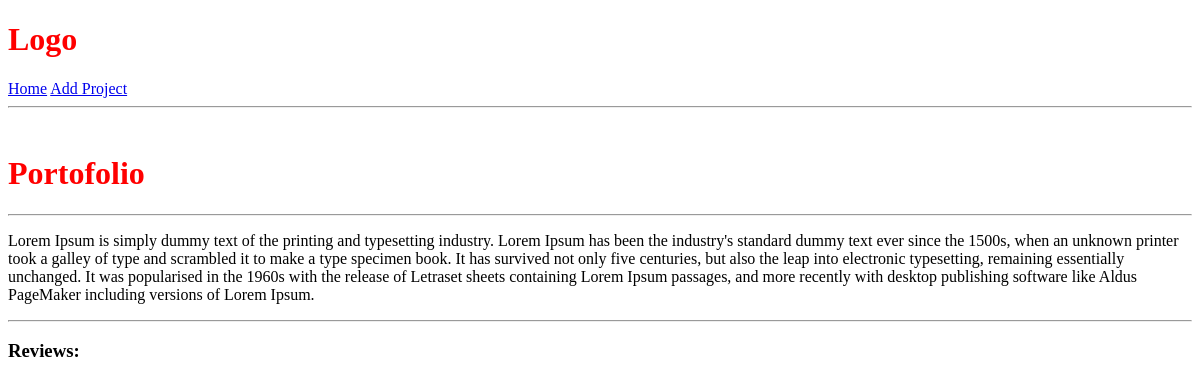
Before: /project/edd9100f-644d-4b2a-b5aa-6b18a73ab2c1/ with the older database file.
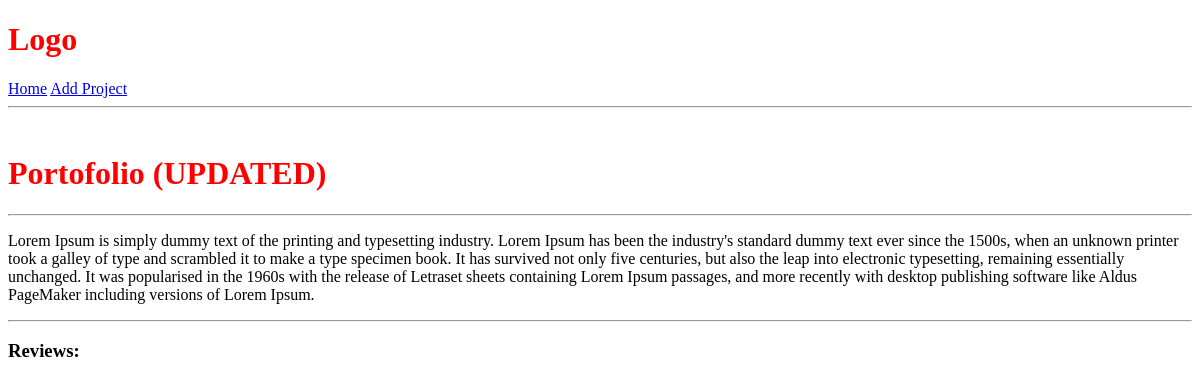
After: the same page with the newer database file.
### projects/models.py (models this page shows, shortened)
class Project(models.Model):
    title = models.CharField(max_length=200)
    description = models.TextField(null=True, blank=True)
    featured_image = models.ImageField(null=True, blank=True, default="nesto.jpg")
    demo_link = models.CharField(max_length=1000, null=True, blank=True)
    source_link = models.CharField(max_length=1000, null=True, blank=True)
    vote_total = models.IntegerField(default=0)
    vote_ratio = models.IntegerField(default=0)
    tags = models.ManyToManyField('Tag', blank=True)
    created = models.DateTimeField(auto_now_add=True)
    id = models.UUIDField(default=uuid.uuid4, unique=True, primary_key=True, editable=False)
    @property
    def imageURL(self):
        try:
            img = self.featured_image.url
        except:
            img = ''
        return img

### projects/views.py (the view)
# urls.py: path('project/<str:pk>/', views.project, name='project'),
def project(request, pk):
    projectObj = Project.objects.get(id=pk)
    context = {'project': projectObj}
    return render(request, 'projects/single-project.html', context)

### projects/templates/projects/single-project.html (shortened to what this page needs)
{% extends 'main.html' %}
{% block content %}
<h1>{{ project.title }}</h1>
<hr>
<p>{{ project.description }}</p>
<hr>
<h3>Reviews:</h3>
{% endblock %}

Changed rows visible on the page:
changed Project: title "Portofolio" → "Portofolio (UPDATED)"
